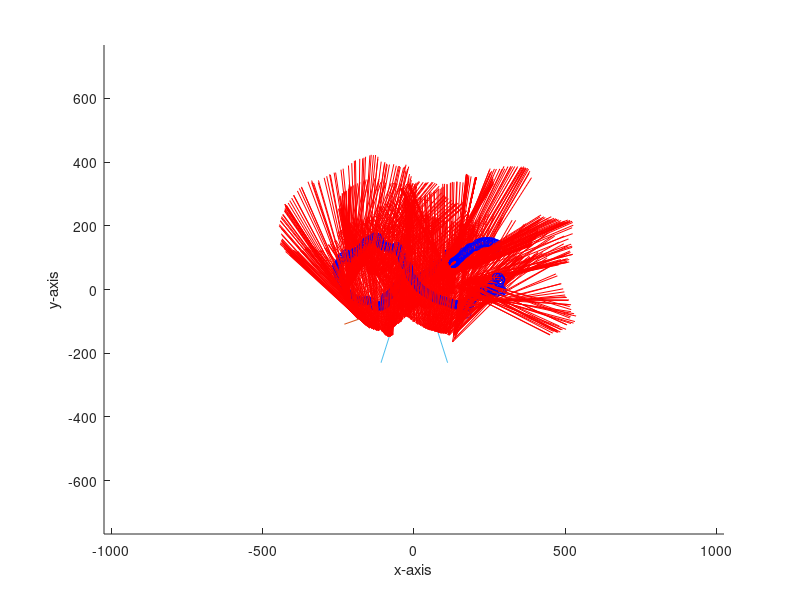

Source code (MATLAB):
clc;clear all;
load('mWii_training_data_v2/mWii_training_data/C.mat');
drawArrow = @(x,y,props) quiver( x(1),y(1),x(2)-x(1),y(2)-y(1),0, props{:} );
figure(1)
clf
hold on
axis([-1024 1024 -768 768])
xlabel('x-axis');
ylabel('y-axis');
actmax = [29; 25.99; 23.08];
% actmax = [all 4 or miss 2,3; miss 4; miss 1]
pi = 3.14;
threshold = 1.5;
pix2act = 29/99.40;

P1 = [0, -14.5] / pix2act;
P2 = [-10.563, 2.483] / pix2act;
P3 = [11.655, 8.741] / pix2act;
P4 = [0, 14.5] / pix2act;

plot([P1(1) P2(1) P3(1) P4(1)], [P1(2) P2(2) P3(2) P4(2)], '*')

arr_wx = [1, 100];
arr_wy = [1, 100];
drawArrow(arr_wx,[1, 1],{'MaxHeadSize',2});
drawArrow([1, 1], arr_wy,{'MaxHeadSize',2});

for  k = 2 : size(rawStarData, 1)
    data = rawStarData(k,:);
    x = [data(1) data(2) data(3) data(4)];
    y = [data(5) data(6) data(7) data(8)];
    x(4) = [];
    y(4) = [];
    % pre-process, get rid of noise
    for i = 1 : length(x)
        if (x(i)==1023 || y(i)==1023)
            x(i) = 0;
            y(i) = 0;
        end
    end
    x(x == 0) = [];
    y(y == 0) = [];
    
    if (length(x) < 3)
        disp('less than 3 points');
        k
    else
        % step 1, calculate all distance
        d = [];
        for i = 1 : length(x)-1
            for j = i+1 : length(x)
                dist = (x(i) - x(j))^2 + (y(i) - y(j))^2;
                d = [d; i, j, sqrt(dist)];
            end
        end
        
        % Step2, calculate center
        [dmax,indmax] = max(d(:,3));
        [dmin,indmin] = min(d(:,3));
        actdmax = dmax * pix2act;
        flag = 0;
        for i = 1 : length(actmax)
            if (abs(actdmax - actmax(i))<threshold)
                ca = i;
                flag = 1;
            end
        end
        if(flag == 0)
            disp('error measuring; cannot calculate');
            k 
        else
            % find coincide point, determine reference vector
            for i = 1 : 2
                for j = 1 : 2
                    temp = d(indmax,i);
                    if (d(indmin, j) == temp)
                        coin_ind = temp;
                        other_ind = d(indmax, 3-i);
                    end
                end
            end          
            if (ca == 1) % not missing point 1 or point 4
                ref_pw = [0, -14.5]/pix2act;
                ref_vw = [0, 1];
            else
                if(ca == 2) % miss point 4
                    disp('miss point 4');                   
                    ref_pw = [0, 14.5]/pix2act;
                    ref_vw = [0.4483, -0.8939];
                    
                else % miss point 1
                    disp('miss point 1');
                    ref_pw = [11.655, -8.741]/pix2act;
                    ref_vw = [-0.9625, 0.2711];
                end
            end
                            
            % calculate rotation matrix
            ref_pc = [x(coin_ind), y(coin_ind)];
            ref_vc = [x(other_ind), y(other_ind)] - ref_pc;
            ref_vc = ref_vc / sqrt(ref_vc*ref_vc');
            costheta = ref_vc * ref_vw';
            sintheta = sqrt(1 - costheta^2);
            R1 = [costheta, -sintheta;sintheta,costheta]; % sin > 0
            R2 = R1';   % sin < 0
            temp1 = norm(R1*ref_vc' - ref_vw');
            temp2 = norm(R2*ref_vc' - ref_vw');
            if temp1 < temp2
                R = R1;
            else
                R = R2;
            end
            c_wii =  R * [512 - ref_pc(1); 384 - ref_pc(2)] + ref_pw';
            plot(c_wii(1), c_wii(2), 'bo')
            
            dir = R*[0, 1]';
            pointer = c_wii + 100*dir;
            arr_x = [c_wii(1), pointer(1)];
            arr_y = [c_wii(2), pointer(2)];
            drawArrow(arr_x, arr_y,{'MaxHeadSize',2, 'Color',[1,0,0]})
        end
    end
    pause(0.0001)
end    